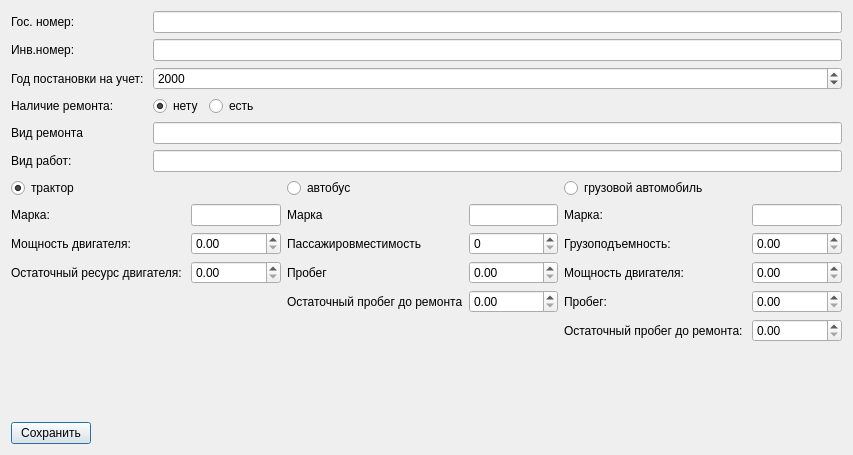
<?xml version="1.0" encoding="UTF-8"?>
<ui version="4.0">
 <class>InputTransport</class>
 <widget class="QDialog" name="InputTransport">
  <property name="geometry">
   <rect>
    <x>0</x>
    <y>0</y>
    <width>853</width>
    <height>455</height>
   </rect>
  </property>
  <property name="windowTitle">
   <string>Добавить новый транспорт </string>
  </property>
  <layout class="QVBoxLayout" name="verticalLayout">
   <item>
    <layout class="QFormLayout" name="formLayout_4">
     <item row="0" column="0">
      <widget class="QLabel" name="label">
       <property name="text">
        <string>Гос. номер:</string>
       </property>
      </widget>
     </item>
     <item row="0" column="1">
      <widget class="QLineEdit" name="lineEdit_state_number"/>
     </item>
     <item row="1" column="0">
      <widget class="QLabel" name="label_2">
       <property name="text">
        <string>Инв.номер: </string>
       </property>
      </widget>
     </item>
     <item row="2" column="0">
      <widget class="QLabel" name="label_3">
       <property name="text">
        <string>Год постановки на учет: </string>
       </property>
      </widget>
     </item>
     <item row="1" column="1">
      <widget class="QLineEdit" name="lineEdit_vin_number"/>
     </item>
     <item row="2" column="1">
      <widget class="QSpinBox" name="spinBox_year">
       <property name="maximum">
        <number>3000</number>
       </property>
       <property name="value">
        <number>2000</number>
       </property>
      </widget>
     </item>
     <item row="3" column="0">
      <widget class="QLabel" name="label_4">
       <property name="text">
        <string>Наличие ремонта:</string>
       </property>
      </widget>
     </item>
     <item row="3" column="1">
      <layout class="QHBoxLayout" name="horizontalLayout">
       <item>
        <widget class="QRadioButton" name="radioButton_repairs_false">
         <property name="text">
          <string>нету</string>
         </property>
         <property name="checked">
          <bool>true</bool>
         </property>
         <property name="autoExclusive">
          <bool>false</bool>
         </property>
        </widget>
       </item>
       <item>
        <widget class="QRadioButton" name="radioButton_repairs_true">
         <property name="text">
          <string>есть</string>
         </property>
         <property name="autoExclusive">
          <bool>false</bool>
         </property>
        </widget>
       </item>
       <item>
        <spacer name="horizontalSpacer">
         <property name="orientation">
          <enum>Qt::Horizontal</enum>
         </property>
         <property name="sizeHint" stdset="0">
          <size>
           <width>40</width>
           <height>20</height>
          </size>
         </property>
        </spacer>
       </item>
      </layout>
     </item>
     <item row="4" column="0">
      <widget class="QLabel" name="label_17">
       <property name="text">
        <string>Вид ремонта</string>
       </property>
      </widget>
     </item>
     <item row="4" column="1">
      <widget class="QLineEdit" name="lineEdit_type_repairs"/>
     </item>
     <item row="5" column="0">
      <widget class="QLabel" name="label_18">
       <property name="text">
        <string>Вид работ: </string>
       </property>
      </widget>
     </item>
     <item row="5" column="1">
      <widget class="QLineEdit" name="lineEdit_type_work"/>
     </item>
    </layout>
   </item>
   <item>
    <layout class="QGridLayout" name="gridLayout">
     <item row="0" column="1">
      <widget class="QRadioButton" name="radioButton_bus">
       <property name="text">
        <string>автобус</string>
       </property>
       <property name="autoExclusive">
        <bool>false</bool>
       </property>
      </widget>
     </item>
     <item row="0" column="0">
      <widget class="QRadioButton" name="radioButton_tractor">
       <property name="text">
        <string>трактор</string>
       </property>
       <property name="checked">
        <bool>true</bool>
       </property>
       <property name="autoExclusive">
        <bool>false</bool>
       </property>
      </widget>
     </item>
     <item row="0" column="2">
      <widget class="QRadioButton" name="radioButton_truck">
       <property name="text">
        <string>грузовой автомобиль</string>
       </property>
       <property name="autoExclusive">
        <bool>false</bool>
       </property>
      </widget>
     </item>
     <item row="1" column="2">
      <layout class="QFormLayout" name="formLayout_3">
       <item row="0" column="0">
        <widget class="QLabel" name="label_12">
         <property name="text">
          <string>Марка: </string>
         </property>
        </widget>
       </item>
       <item row="1" column="0">
        <widget class="QLabel" name="label_13">
         <property name="text">
          <string>Грузоподъемность: </string>
         </property>
        </widget>
       </item>
       <item row="2" column="0">
        <widget class="QLabel" name="label_14">
         <property name="text">
          <string>Мощность двигателя: </string>
         </property>
        </widget>
       </item>
       <item row="3" column="0">
        <widget class="QLabel" name="label_15">
         <property name="text">
          <string>Пробег: </string>
         </property>
        </widget>
       </item>
       <item row="4" column="0">
        <widget class="QLabel" name="label_16">
         <property name="text">
          <string>Остаточный пробег до ремонта: </string>
         </property>
        </widget>
       </item>
       <item row="0" column="1">
        <widget class="QLineEdit" name="lineEdit_truck_brand"/>
       </item>
       <item row="1" column="1">
        <widget class="QDoubleSpinBox" name="doubleSpinBox_truck_payload">
         <property name="maximum">
          <double>1000000000.000000000000000</double>
         </property>
        </widget>
       </item>
       <item row="2" column="1">
        <widget class="QDoubleSpinBox" name="doubleSpinBox_truck_engine_power">
         <property name="maximum">
          <double>1000000000.000000000000000</double>
         </property>
        </widget>
       </item>
       <item row="3" column="1">
        <widget class="QDoubleSpinBox" name="doubleSpinBox_truck_mileage">
         <property name="maximum">
          <double>1000000000.000000000000000</double>
         </property>
        </widget>
       </item>
       <item row="4" column="1">
        <widget class="QDoubleSpinBox" name="doubleSpinBox_truck_residual_mileage">
         <property name="maximum">
          <double>1000000000.000000000000000</double>
         </property>
        </widget>
       </item>
      </layout>
     </item>
     <item row="1" column="1">
      <layout class="QFormLayout" name="formLayout_2">
       <item row="0" column="0">
        <widget class="QLabel" name="label_8">
         <property name="text">
          <string>Марка</string>
         </property>
        </widget>
       </item>
       <item row="1" column="0">
        <widget class="QLabel" name="label_9">
         <property name="text">
          <string>Пассажировместимость</string>
         </property>
        </widget>
       </item>
       <item row="2" column="0">
        <widget class="QLabel" name="label_10">
         <property name="text">
          <string>Пробег</string>
         </property>
        </widget>
       </item>
       <item row="3" column="0">
        <widget class="QLabel" name="label_11">
         <property name="text">
          <string>Остаточный пробег до ремонта</string>
         </property>
        </widget>
       </item>
       <item row="0" column="1">
        <widget class="QLineEdit" name="lineEdit_bus_brand"/>
       </item>
       <item row="1" column="1">
        <widget class="QSpinBox" name="spinBox_bus_passenger_capacity">
         <property name="maximum">
          <number>1000000000</number>
         </property>
        </widget>
       </item>
       <item row="2" column="1">
        <widget class="QDoubleSpinBox" name="doubleSpinBox_bus_mileage">
         <property name="maximum">
          <double>1000000000.000000000000000</double>
         </property>
        </widget>
       </item>
       <item row="3" column="1">
        <widget class="QDoubleSpinBox" name="doubleSpinBox_bus_residual_mileage">
         <property name="maximum">
          <double>1000000000.000000000000000</double>
         </property>
        </widget>
       </item>
      </layout>
     </item>
     <item row="1" column="0">
      <layout class="QFormLayout" name="formLayout">
       <item row="0" column="0">
        <widget class="QLabel" name="label_5">
         <property name="text">
          <string>Марка: </string>
         </property>
        </widget>
       </item>
       <item row="0" column="1">
        <widget class="QLineEdit" name="lineEdit_tractor_brand"/>
       </item>
       <item row="1" column="0">
        <widget class="QLabel" name="label_6">
         <property name="text">
          <string>Мощность двигателя: </string>
         </property>
        </widget>
       </item>
       <item row="2" column="0">
        <widget class="QLabel" name="label_7">
         <property name="text">
          <string>Остаточный ресурс двигателя: </string>
         </property>
        </widget>
       </item>
       <item row="1" column="1">
        <widget class="QDoubleSpinBox" name="doubleSpinBox_tractor_engine_power">
         <property name="maximum">
          <double>1000000000.000000000000000</double>
         </property>
        </widget>
       </item>
       <item row="2" column="1">
        <widget class="QDoubleSpinBox" name="doubleSpinBox_tractor_residual_engine_life">
         <property name="maximum">
          <double>1000000000.000000000000000</double>
         </property>
        </widget>
       </item>
      </layout>
     </item>
    </layout>
   </item>
   <item>
    <spacer name="verticalSpacer">
     <property name="orientation">
      <enum>Qt::Vertical</enum>
     </property>
     <property name="sizeHint" stdset="0">
      <size>
       <width>20</width>
       <height>40</height>
      </size>
     </property>
    </spacer>
   </item>
   <item>
    <layout class="QHBoxLayout" name="horizontalLayout_2">
     <item>
      <widget class="QPushButton" name="pushButton_save">
       <property name="text">
        <string>Сохранить</string>
       </property>
      </widget>
     </item>
     <item>
      <spacer name="horizontalSpacer_2">
       <property name="orientation">
        <enum>Qt::Horizontal</enum>
       </property>
       <property name="sizeHint" stdset="0">
        <size>
         <width>40</width>
         <height>20</height>
        </size>
       </property>
      </spacer>
     </item>
    </layout>
   </item>
  </layout>
 </widget>
 <resources/>
 <connections/>
</ui>
